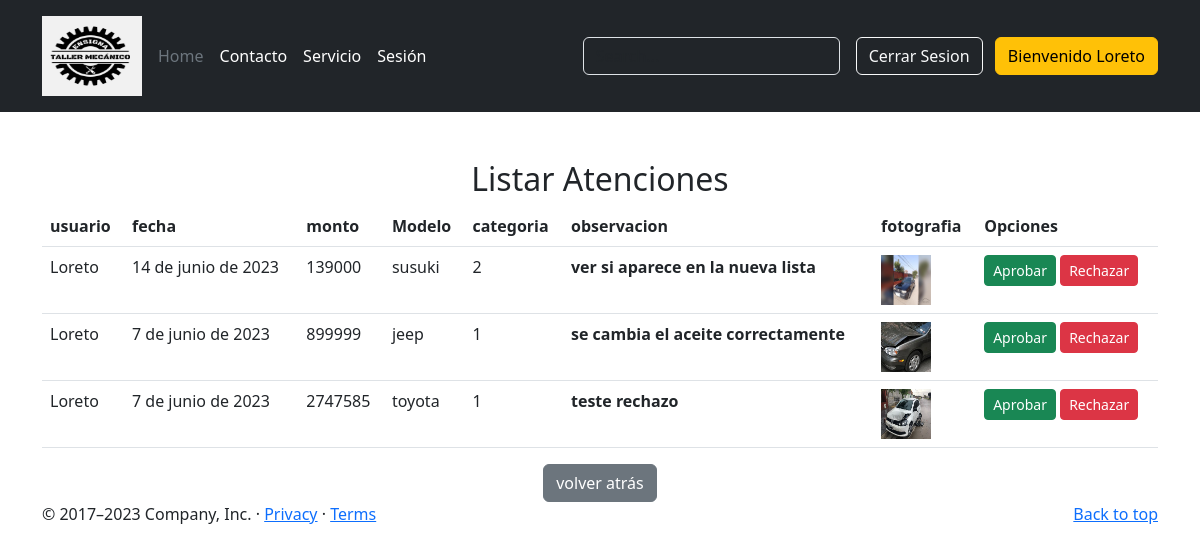
The app's page /lista_atencion/ (signed in) with its own data.
### appweb/models.py (models this page shows)
class Atencion(models.Model):
    fecha = models.DateField()
    monto = models.IntegerField()
    Modelo = models.CharField(max_length=100)
    categoria = models.IntegerField(choices=list_categoria)
    observacion = models.TextField()
    Estado = models.IntegerField(default=0)
    usuario = models.ForeignKey(User, on_delete=models.CASCADE)
    fotografia = models.ImageField(null=True, upload_to='categoria')
    def __str__(self):
        return self.observacion

### appweb/views.py (the view)
# urls.py: path('lista_atencion/',lista_atencion,name="lista_atencion"),
def lista_atencion(request):
    aten = Atencion.objects.filter(Estado=0)
    data = {
        "aten" : aten
    }
    print(data)
    return render(request, "lista_atencion.html",data)

### appweb/templates/lista_atencion.html (shortened to what this page needs)
{% extends 'base.html' %}
{% block contenido %}
<div class="container mt-5">
    <div class="text-center">
      <h2 class="mt-4">Listar Atenciones</h2>
    </div>
<table class="table">
    <thead>
      <tr>
        <th scope="col"> usuario </th>
        <th scope="col">fecha</th>
        <th scope="col">monto</th>
        <th scope="col">Modelo</th>
        <th scope="col">categoria</th>
        <th scope="col"> observacion </th>
        <th scope="col"> fotografia </th>
        <th scope="col"> Opciones </th>
      </tr>
    </thead>
    <tbody>
        {% for p in aten %}
      <tr>
        <td>{{p.usuario}}</td>
        <td>{{p.fecha}}</td>
        <td>{{p.monto}}</td>
        <td>{{p.Modelo}}</td>
        <td>{{p.categoria}}</td>
        <th scope="row">{{p.observacion}}</th>
        <td>
          {% if p.fotografia %}
                <img width="50" height="50"
                  src="{{p.fotografia.url}}"
                  class="img-responsive wp-post-image" alt="" decoding="async" loading="lazy">
                {% else %}
                  <img width="270" height="350"
                  src=""
                  class="img-responsive wp-post-image" alt="" decoding="async" loading="lazy">
                {% endif%}
        </td>
        <td>
          <a href="#" onclick="aprobarAtencion('{{p.observacion}}')"  class="btn btn-success btn-sm" >Aprobar </a>
          <a href="#" onclick="eliminarAtencion('{{p.observacion}}')" class="btn btn-danger btn-sm" >Rechazar </a>
        </td>
      </tr>
      {% endfor %}
    </tbody>
  </table>
  <center><input type="button" class="btn btn-secondary btn" onclick="history.back()" name="volver atrás"
    value="volver atrás"></center>
</div>
  {% endblock %}

### appweb/templates/base.html (shortened to what this page needs)
<!DOCTYPE html>
<html lang="en">
<head>
  <link href="https://cdn.jsdelivr.net/npm/bootstrap@5.3.0-alpha3/dist/css/bootstrap.min.css" rel="stylesheet"
>
    {% load static %}
</head>
<body>
  <header class="p-3 text-bg-dark">
    <div class="container">
      <div class="d-flex flex-wrap align-items-center justify-content-center justify-content-lg-start">
        <a href="{% url 'principal' %}" class="d-flex align-items-center mb-2 mb-lg-0 text-white text-decoration-none">
          <img src="{% static './imagen/logotaller.jpg' %}" class="bi me-2" width="100" height="80"/>
        </a>
        <ul class="nav col-12 col-lg-auto me-lg-auto mb-2 justify-content-center mb-md-0">
          <li><a href="{% url 'principal' %}" class="nav-link px-2 text-secondary">Home</a></li>
          <li><a href="{% url 'contacto' %}" class="nav-link px-2 text-white">Contacto</a></li>
          <li><a href="{% url 'servicio' %}" class="nav-link px-2 text-white">Servicio</a></li>
          <li><a href="{% url 'sesion' %}" class="nav-link px-2 text-white">Sesión</a></li>
        </ul>
        <form class="col-12 col-lg-auto mb-3 mb-lg-0 me-lg-3" role="search">
          <input type="search" class="form-control form-control-dark text-bg-dark" placeholder="Search..."
            aria-label="Search">
        </form>
        <div class="text-end">
          {% if user.is_authenticated %}
            <a href="{% url 'logout' %}" class="btn btn-outline-light me-2">Cerrar Sesion</a>
            <button type="button" class="btn btn-warning">Bienvenido {{user.username}}</button>
          {% else %}
            <a href="{% url 'login' %}" class="btn btn-outline-light me-2">Login</a>
            <a href="{% url 'registro_mecanico' %}" class="btn btn-warning">Registrarse</a>
          {% endif %}
        </div>
      </div>
    </div>
  </header>
  <main>
    {% block contenido %}
    {% endblock %}
  </main>
  <footer class="container">
    <p class="float-end"><a href="#">Back to top</a></p>
    <p>© 2017–2023 Company, Inc. · <a href="#">Privacy</a> · <a href="#">Terms</a></p>
  </footer>
</body>
</html>

### records on screen
Atencion: usuario "Loreto", fecha "14 de junio de 2023", monto "139000", Modelo "susuki", categoria "2", observacion "ver si aparece en la nueva lista", fotografia (picture)
Atencion: usuario "Loreto", fecha "7 de junio de 2023", monto "899999", Modelo "jeep", categoria "1", observacion "se cambia el aceite correctamente", fotografia (picture)
Atencion: usuario "Loreto", fecha "7 de junio de 2023", monto "2747585", Modelo "toyota", categoria "1", observacion "teste rechazo", fotografia (picture)

### other values on screen
{{ user.username }} "Loreto"
